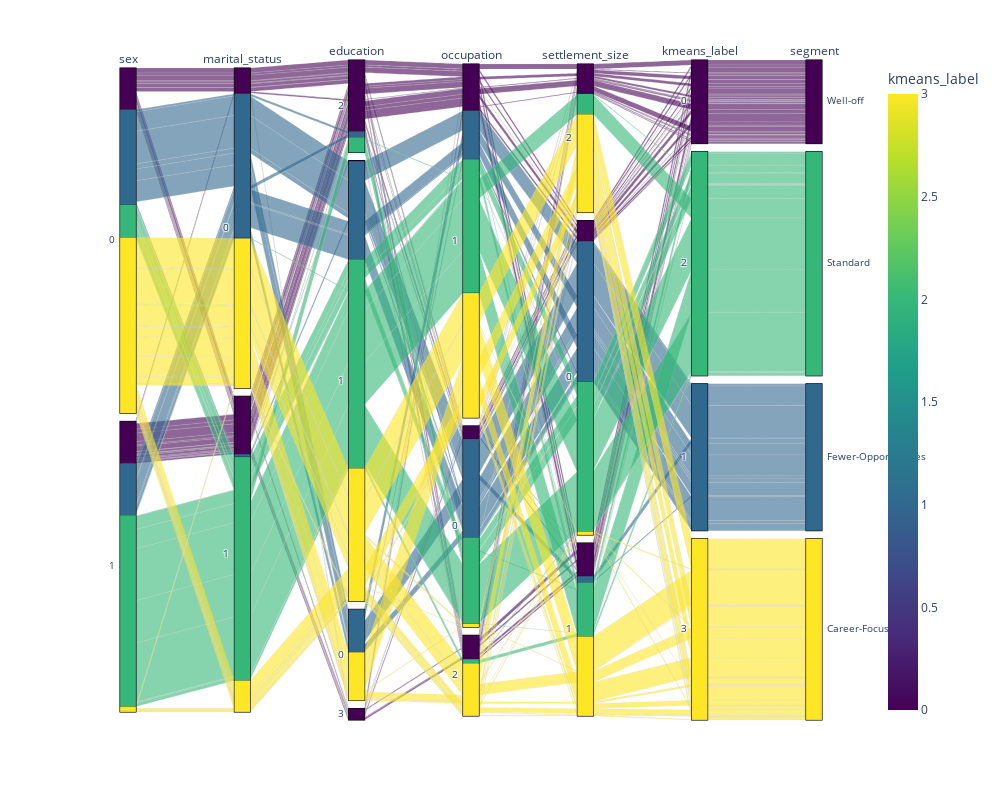

This figure's notebook cell:
### Code cell
px.parallel_categories(df, color='kmeans_label' , width=1000, height=800)

### Figure 1 — Plotly figure (JSON) as saved in the notebook; plotly's stock layout.template omitted (floating-point values rounded to 4 significant figures; data arrays with more than 128 entries replaced by an {"elided": "..."} marker saying what was removed)
{"data": [{"dimensions": [{"label": "sex", "values": {"elided": "2000 int values"}}, {"label": "marital_status", "values": {"elided": "2000 int values"}}, {"label": "education", "values": {"elided": "2000 int values"}}, {"label": "occupation", "values": {"elided": "2000 int values"}}, {"label": "settlement_size", "values": {"elided": "2000 int values"}}, {"label": "kmeans_label", "values": {"elided": "2000 int values"}}, {"label": "segment", "values": {"elided": "2000 str values"}}], "domain": {"x": [0, 1], "y": [0, 1]}, "line": {"color": {"elided": "2000 int values"}, "coloraxis": "coloraxis"}, "name": "", "type": "parcats"}], "layout": {"coloraxis": {"colorbar": {"title": {"text": "kmeans_label"}}, "colorscale": [[0, "#440154"], [0.1111, "#482878"], [0.2222, "#3e4989"], [0.3333, "#31688e"], [0.4444, "#26828e"], [0.5556, "#1f9e89"], [0.6667, "#35b779"], [0.7778, "#6ece58"], [0.8889, "#b5de2b"], [1, "#fde725"]]}, "height": 800, "legend": {"tracegroupgap": 0}, "margin": {"t": 60}, "width": 1000}}
